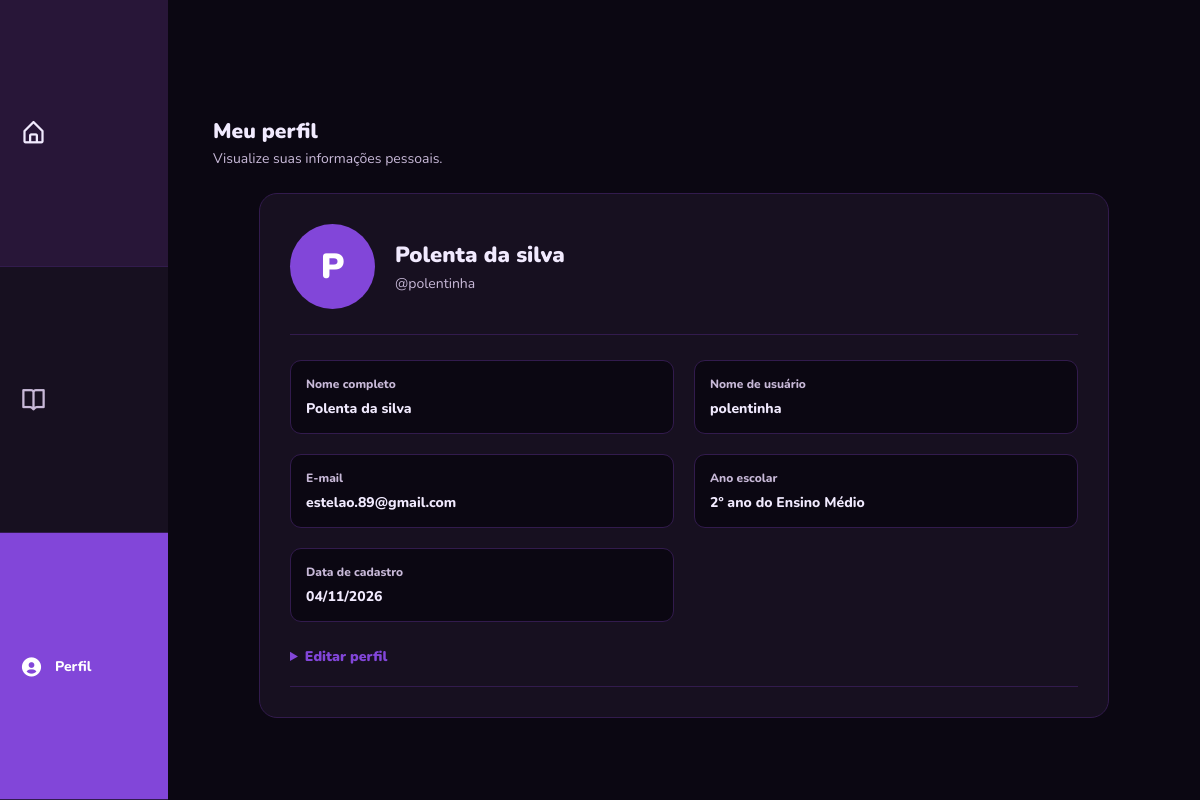
/public/perfil (signed in), run on the app's committed database.
### tables this page shows
CREATE TABLE `pessoas` (
  `id_pessoa` int(11) NOT NULL,
  `id_ano` int(11) NOT NULL,
  `nome` varchar(100) NOT NULL,
  `usuario` varchar(20) NOT NULL,
  `email` varchar(150) NOT NULL,
  `senha` varchar(255) NOT NULL,
  `criado_em` datetime DEFAULT current_timestamp()
);

CREATE TABLE `anos` (
  `id_ano` int(11) NOT NULL,
  `nome_ano` varchar(255) NOT NULL
);

### app/Controller/controllerRotas.php (called while the page is built, shortened)
<?php
require_once __DIR__ . '/../Model/modelCadastro.php';
class PaginaInicialController
{
   private $cadastroModel;
    public function __construct($conn)
     {
       $this->cadastroModel = new Cadastro($conn);
     }
    public function perfil(){
     $id_pessoa = $_SESSION['id_pessoa'];
    $pessoa = $this->cadastroModel->buscarPorId($id_pessoa);
        require_once __DIR__ . '/../View/perfil.php';
    }
}

### public/index.php (called while the page is built, shortened)
<?php
require_once __DIR__ . '/../config/conecta.php';
require_once __DIR__ . '/../app/Core/Router.php';
$basePath = '/TCC/public';
$router = new Router($conn, $basePath);
$router->add('GET', '/', 'PaginaInicialController', 'index');
$router->add('GET', '/proposit', 'PaginaInicialController', 'proposit');
$router->add('GET', '/anosem', 'PaginaInicialController', 'anosem');
$router->add('GET', '/cadastro', 'CadastroController', 'index');
$router->add('POST', '/cadastro', 'CadastroController', 'cadastrar');
$router->add('GET', '/home', 'PaginaInicialController', 'home');
$router->add('GET', '/atividades', 'PaginaInicialController', 'atividades');
$router->add('GET', '/perfil', 'PaginaInicialController', 'perfil');
$router->add('GET', '/config', 'PaginaInicialController', 'config');
$router->add('GET', '/login', 'LoginController', 'showLogin');
$router->add('POST', '/login', 'LoginController', 'login');
$router->add('GET', '/dashboard', 'ProcessarController', 'index', true);
$router->add('POST', '/processar', 'ProcessarController', 'processar', true);
$router->add('GET', '/abaResumo', 'ResumoController', 'listarAno', true);
$router->add('GET', '/resumos', 'ResumoController', 'index', true);
$router->add('GET', '/criarResumos', 'PaginaInicialController', 'criaR', true);
$router->add('POST', '/resumos/editar', 'ResumoController', 'editar', true);
$router->add('POST', '/resumos/excluir', 'ResumoController', 'excluir', true);
$router->add('POST', '/criarResumos/salvar', 'ResumoController', 'salvarResumo', true);
$router->add('POST', '/planejamento/adicionar', 'PlanejamentoController', 'adicionar', true);
$router->add('POST', '/planejamento/concluir', 'PlanejamentoController', 'concluir', true);
$router->add('POST', '/planejamento/excluir', 'PlanejamentoController', 'excluir', true);
$router->add('POST', '/perfil/editar', 'CadastroController', 'editar', true);
$router->add('POST', '/perfil/alterar-senha', 'CadastroController', 'alterarSenha', true);
$router->add('POST', '/perfil/excluir', 'CadastroController', 'excluir', true);
$router->add('POST', '/logout', 'LogoutController', 'logout', true);
$uri = parse_url($_SERVER['REQUEST_URI'], PHP_URL_PATH);
$method = $_SERVER['REQUEST_METHOD'];
if (strpos($uri, $basePath) === 0) {
    $uri = substr($uri, strlen($basePath));
} elseif (strpos($uri, '/TCC') === 0) {
    $uri = substr($uri, strlen('/TCC'));
}
$uri = '/' . trim($uri, '/');
$router->dispatch($uri, $method);

### app/Model/modelCadastro.php (called while the page is built, shortened)
<?php
class Cadastro
{
    private $conn;
    public function __construct($conn){
        $this->conn = $conn;
    }
public function buscarPorId($id_pessoa)
{
    $sql = "SELECT
                p.id_pessoa,
                p.id_ano,
                p.nome,
                p.usuario,
                p.email,
                p.criado_em,
                a.nome_ano
            FROM pessoas p
            LEFT JOIN anos a ON p.id_ano = a.id_ano
            WHERE p.id_pessoa = ?";
    $stmt = $this->conn->prepare($sql);
    $stmt->execute([$id_pessoa]);
    return $stmt->fetch(PDO::FETCH_ASSOC);
}
}

### app/View/perfil.php (the view, shortened to what this page needs)
<?php
$paginaAtual = "perfil";
$nome = htmlspecialchars($pessoa['nome'] ?? '');
$usuario = htmlspecialchars($pessoa['usuario'] ?? '');
$email = htmlspecialchars($pessoa['email'] ?? '');
$ano = htmlspecialchars($pessoa['nome_ano'] ?? 'Não informado');
$dataCadastro = !empty($pessoa['criado_em'])
    ? date('d/m/Y', strtotime($pessoa['criado_em']))
    : 'Não informado';
$inicial = strtoupper(substr($nome, 0, 1));
?>
<!DOCTYPE html>
<html lang="pt-br">
<head>
    <link rel="stylesheet" href="https://unpkg.com/boxicons@2.1.4/css/boxicons.min.css">
    <link rel="stylesheet" href="/TCC/public/assets/css/home.css">
    <link rel="stylesheet" href="/TCC/public/assets/css/perfil.css">
</head>
<body>
    <?php include "menuLateral.php"; ?>
    <main class="conteudoHome">
        <section class="perfilPagina">
            <div class="tituloSecao">
                <div>
                    <h2>Meu perfil</h2>
                    <p>Visualize suas informações pessoais.</p>
                </div>
            </div>
            <div class="cartaoPerfil">
                <div class="cabecalhoPerfil">
                    <div class="fotoPerfil">
                        <?= $inicial ?>
                    </div>
                    <div class="identificacaoPerfil">
                        <h2><?= $nome ?></h2>
                        <p>@<?= $usuario ?></p>
                    </div>
                </div>
                <div class="informacoesPerfil">
                    <div class="campoPerfil">
                        <span>Nome completo</span>
                        <p><?= $nome ?></p>
                    </div>
                    <div class="campoPerfil">
                        <span>Nome de usuário</span>
                        <p><?= $usuario ?></p>
                    </div>
                    <div class="campoPerfil">
                        <span>E-mail</span>
                        <p><?= $email ?></p>
                    </div>
                    <div class="campoPerfil">
                        <span>Ano escolar</span>
                        <p><?= $ano ?></p>
                    </div>
                    <div class="campoPerfil">
                        <span>Data de cadastro</span>
                        <p><?= $dataCadastro ?></p>
                    </div>
                </div>
                <details class="editarPerfil">
                    <summary>Editar perfil</summary>
                    </details>
            </div>
        </section>
    </main>
</body>
</html>

### app/Core/Router.php (shortened to what this page needs)
<?php
class Router
{
    private array $routes = [];
    private $conn;
    public function __construct($conn, string $basePath = '')
    {
        $this->conn = $conn;
    }
    public function add(
        string $method,
        string $path,
        string $controller,
        string $action,
        bool $authRequired = false
    ): void {
        $this->routes[] = [
            'method' => strtoupper($method),
            'path' => $this->normalizePath($path),
            'controller' => $controller,
            'action' => $action,
            'authRequired' => $authRequired
        ];
    }
    public function dispatch(string $uri, string $method): void
    {
        $uri = $this->normalizePath($uri);
        $method = strtoupper($method);
        foreach ($this->routes as $route) {
            if (
                $route['method'] !== $method ||
                $route['path'] !== $uri
            ) {
                continue;
            }
            $action = $route['action'];
            $controller = new $controllerName($this->conn);
            $controller->$action();
            return;
        }
    }
    private function normalizePath(string $path): string
    {
        $path = '/' . trim($path, '/');
        return $path;
    }
}

### app/View/menuLateral.php (shortened to what this page needs)
<?php
$paginaAtual = $paginaAtual ?? "home";
$ehAtual = fn(string $pagina): bool => $paginaAtual === $pagina;
?>
<nav class="menuLateral" aria-label="Menu principal">
    <a class="itemMenu<?= $ehAtual("home") ? " selecionado" : "" ?> comSeparador" href="/TCC/public/home"
       aria-label="Home"<?= $ehAtual("home") ? ' aria-current="page"' : "" ?>>
        <i class="bx bx-home-alt" aria-hidden="true"></i>
    </a>
    <a class="itemMenu<?= $ehAtual("atividades") ? " selecionado" : "" ?> comSeparador" href="/TCC/public/atividades"
       aria-label="Atividades"<?= $ehAtual("atividades") ? ' aria-current="page"' : "" ?>>
        <i class="bx bx-book-open" aria-hidden="true"></i>
    </a>
    <a class="itemMenu<?= $ehAtual("perfil") ? " selecionado" : "" ?> comSeparador" href="/TCC/public/perfil"
       aria-label="Perfil"<?= $ehAtual("perfil") ? ' aria-current="page"' : "" ?>>
        <i class="bx bxs-user-circle" aria-hidden="true"></i>
        <span class="itemTexto">Perfil</span>
    </a>
</nav>

### public/assets/css/home.css (style rules this page uses)
:root { --fundo: #0B0712; --menu: #171020; --card: #171020; --roxo: #8246D9; --roxoClaro: #B98AF5; --texto: #F1EAFE; --textoSuave: #C8B9D8; --borda: #321B4D; }
* { margin: 0; padding: 0; box-sizing: border-box; }
body { min-height: 100vh; display: flex; background: var(--fundo); color: var(--texto); font-family: 'Nunito', sans-serif; }
.menuLateral { position: sticky; top: 0; flex: none; width: 10.5rem; height: 100vh; display: flex; flex-direction: column; background: var(--menu); }
.itemMenu { flex: 1; display: flex; align-items: center; justify-content: flex-start; gap: 12px; padding: 16px 20px; color: var(--textoSuave); text-decoration: none; transition: 0.3s; }
.itemMenu i { font-size: 27px; }
.itemTexto { display: none; font-size: 14px; font-weight: 800; }
.itemMenu.selecionado { background: var(--roxo); color: white; }
.itemMenu.selecionado i { font-size: 23px; color: white; }
.itemMenu.selecionado .itemTexto { display: inline; }
.itemMenu.comSeparador { border-bottom: 1px solid var(--borda); }
.conteudoHome { flex: 1; min-width: 0; max-width: 1500px; margin: auto; padding: 30px 45px; }
.tituloSecao { margin-bottom: 20px; }
.tituloSecao h2 { font-size: 21px; font-weight: 900; }
.tituloSecao p { margin-top: 4px; color: var(--textoSuave); font-size: 14px; }

### public/assets/css/perfil.css (style rules this page uses)
.perfilPagina { max-width: 950px; margin: 35px auto 0; }
.cartaoPerfil { max-width: 850px; margin: 25px auto 0; padding: 30px; background: var(--card); border: 1px solid var(--borda); border-radius: 18px; }
.cabecalhoPerfil { display: flex; align-items: center; gap: 20px; padding-bottom: 25px; border-bottom: 1px solid var(--borda); }
.fotoPerfil { width: 85px; height: 85px; display: flex; align-items: center; justify-content: center; border-radius: 50%; background: var(--roxo); color: white; font-size: 35px; font-weight: 900; }
.identificacaoPerfil h2 { font-size: 22px; font-weight: 900; }
.identificacaoPerfil p { margin-top: 4px; color: var(--textoSuave); font-size: 14px; }
.informacoesPerfil { display: grid; grid-template-columns: repeat(2, 1fr); gap: 20px; padding-top: 25px; }
.campoPerfil { padding: 15px; border: 1px solid var(--borda); border-radius: 11px; background: var(--fundo); }
.campoPerfil span { display: block; margin-bottom: 7px; color: var(--textoSuave); font-size: 12px; font-weight: 800; }
.campoPerfil p { color: var(--texto); font-size: 14px; font-weight: 800; overflow-wrap: anywhere; }
.editarPerfil { margin-top: 25px; padding-bottom: 20px; border-bottom: 1px solid var(--borda); }
.editarPerfil summary { color: var(--roxo); font-weight: 900; cursor: pointer; font-size: 14px; }

### data on the page
pessoas: nome "P", nome "Polenta da silva", usuario "polentinha", email "estelao.89@gmail.com", id_ano.nome_ano "2º ano do Ensino Médio", criado_em "04/11/2026"
